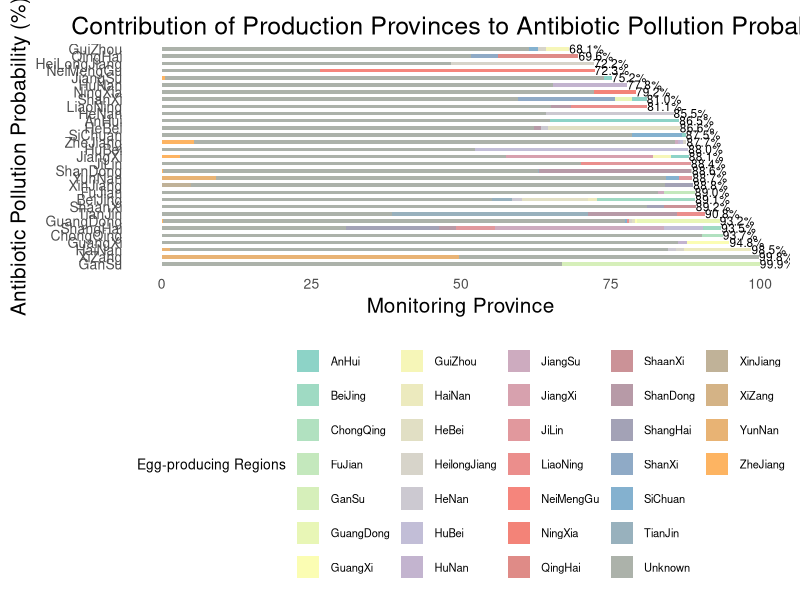
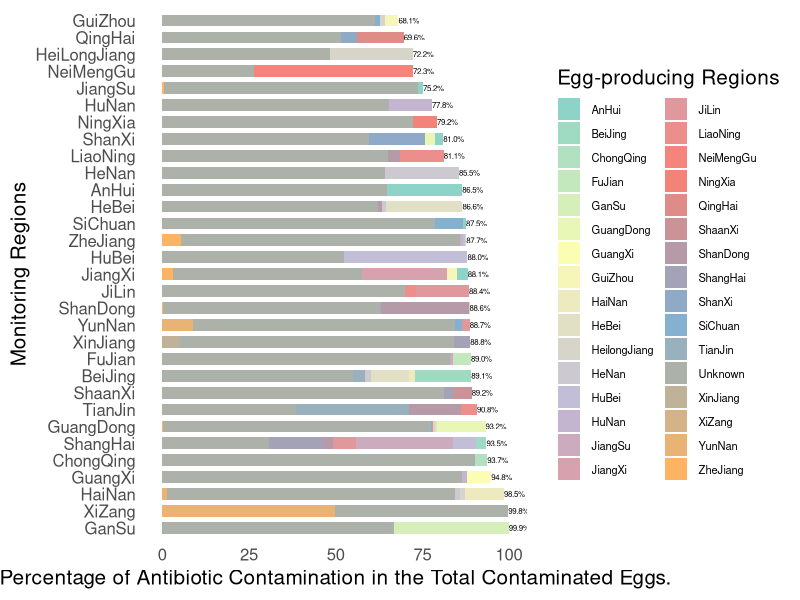
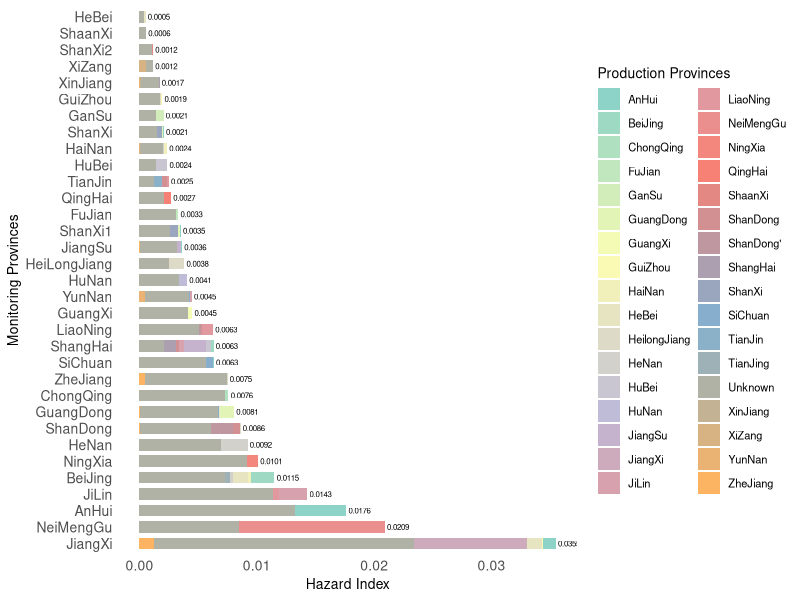
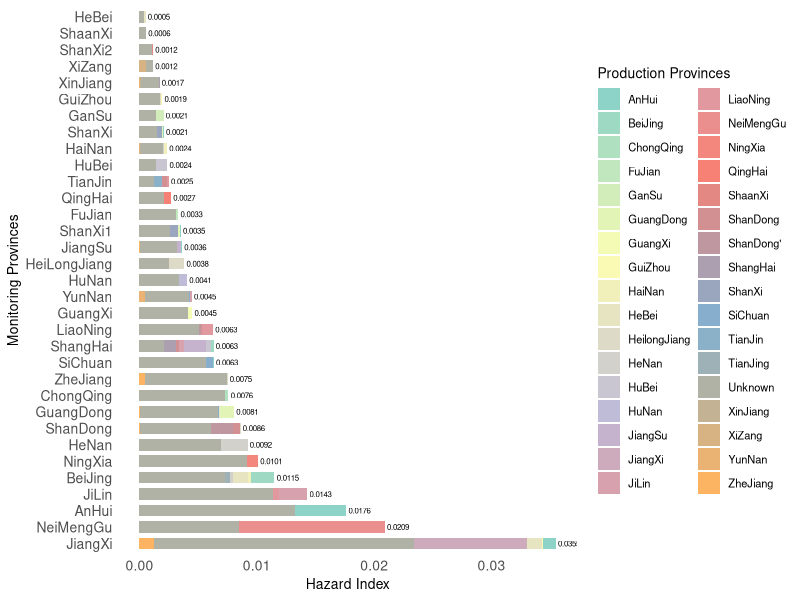
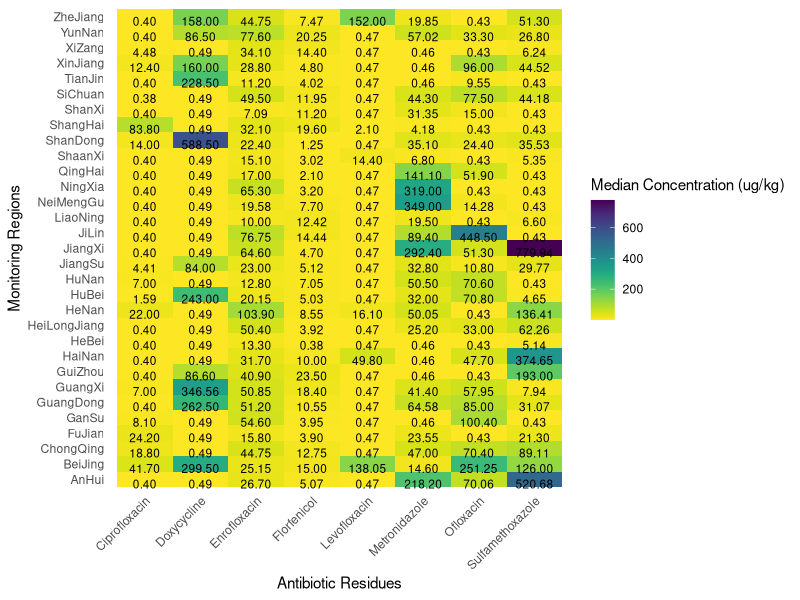
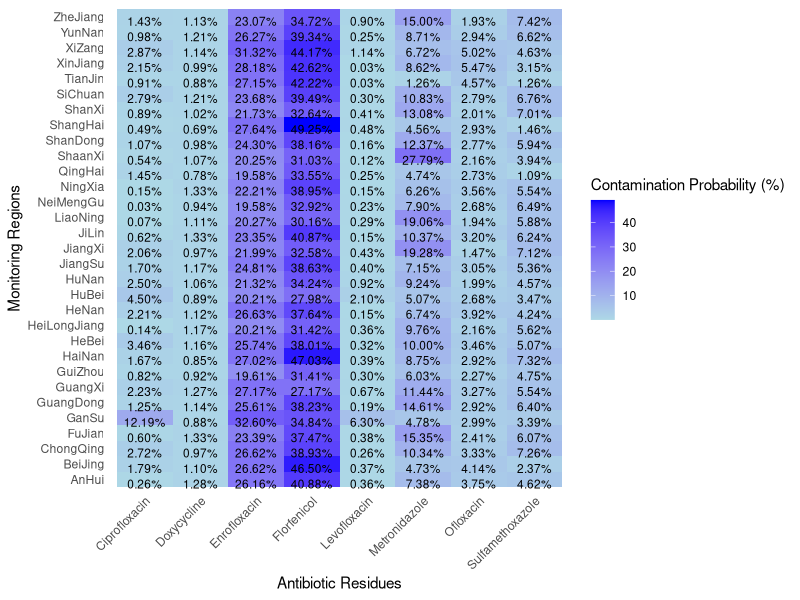
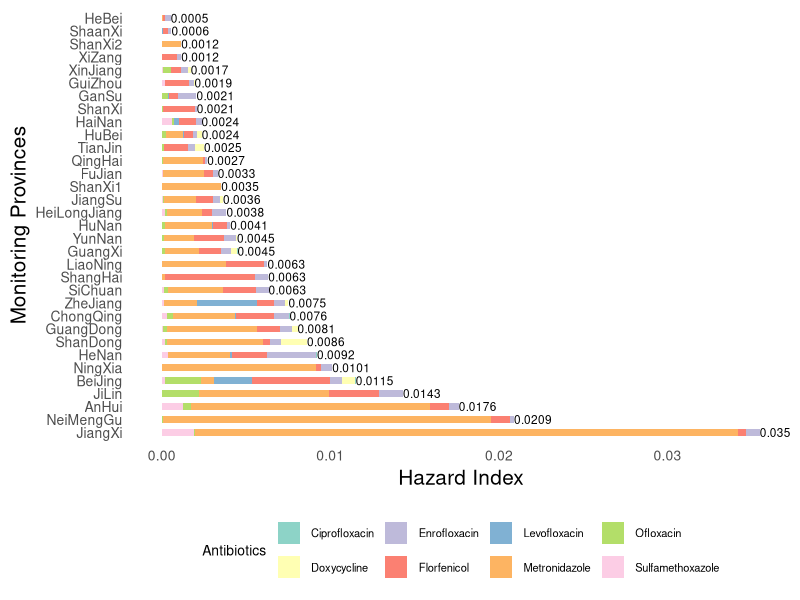
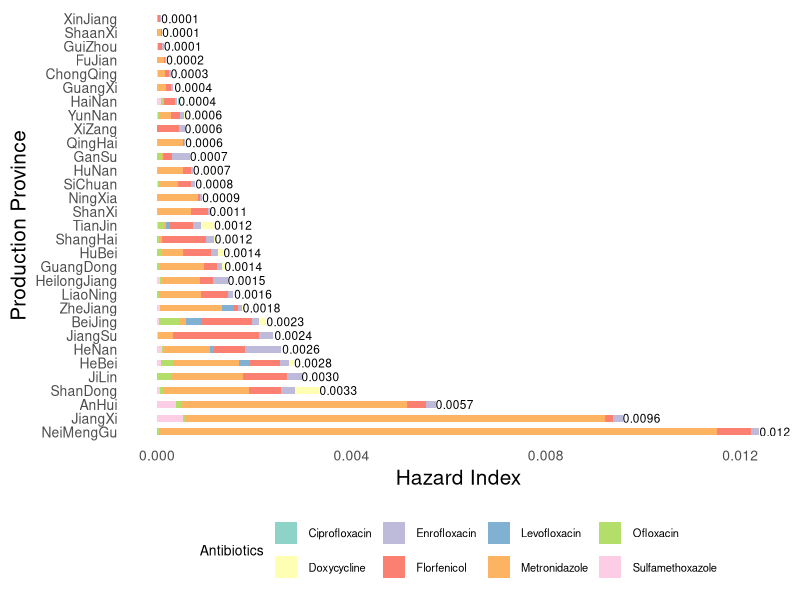

R code for these plots, in order:

######visualization for anitibiotic contamination probability at different monitoring provinces##############################
#########################################
library(ggplot2)
library(RColorBrewer)
library(dplyr)
library(readxl)
# Load the data
data <- read_excel("AntibioticsProb.xlsx",sheet="Sheet1")

# Convert the antibiotic pollution probabilities to percentages
data$prob_anti <- data$prob_anti * 100
data$Total_Antibiotic_Pollution_Probability <- data$Total_Antibiotic_Pollution_Probability * 100

# Create a color palette with as many distinct colors as there are production provinces
num_colors <- length(unique(data$PRODP))
color_palette <- colorRampPalette(brewer.pal(6, "Set3"))(num_colors)

# Create the plot
p <- ggplot(data, aes(x = reorder(MonitP, -Total_Antibiotic_Pollution_Probability), y = prob_anti, fill = PRODP)) +
 geom_bar(stat = "identity", position = "stack", width = 0.5) +
 geom_text(data = data %>% group_by(MonitP) %>% slice(1), aes(y = Total_Antibiotic_Pollution_Probability, label = sprintf("%.1f%%", Total_Antibiotic_Pollution_Probability)), hjust = 0, size = 3) +
 scale_y_continuous(name = "Monitoring Province") +
 scale_x_discrete(name = "Antibiotic Pollution Probability (%)") +
 labs(title = "Contribution of Production Provinces to Antibiotic Pollution Probability", fill = "Egg-producing Regions") +
 coord_flip() +
 theme_minimal(base_size = 15) +
 theme(
  plot.title = element_text(hjust = 0.5, vjust = 0), # Adjusting the position of the title
  plot.title.position = "panel", # Moving the title inside the panel
  panel.grid.major = element_blank(),
  panel.grid.minor = element_blank(),
  axis.text = element_text(size = 12),
  legend.position = "bottom",
  legend.box = "horizontal",
  legend.title = element_text(size = 10),
  legend.text = element_text(size = 10)
 ) +
 scale_fill_manual(values = color_palette)
p <- p + 
 geom_bar(stat = "identity", position = "stack", width = 0.5) + # Adjust the width of the bars
 theme(
  axis.text = element_text(size = 10), # Adjust the text size
  legend.text = element_text(size = 8)
 )
# Display the plot
print(p)
#################################################################################################################################################################################
ggsave("antibiotic.png", plot = p, width = 10, height = 8, dpi = 600)
#################################################################################
# Create the plot
# Load the data
data <- read_excel("AntibioticsProb.xlsx",sheet="Sheet1")

# Convert the antibiotic pollution probabilities to percentages
data$prob_anti <- data$prob_anti * 100
data$Total_Antibiotic_Pollution_Probability <- data$Total_Antibiotic_Pollution_Probability * 100

# Create a color palette with as many distinct colors as there are production provinces
num_colors <- length(unique(data$PRODP))
color_palette <- colorRampPalette(brewer.pal(6, "Set3"))(num_colors)
p <- ggplot(data, aes(x = reorder(MonitP, -Total_Antibiotic_Pollution_Probability), y = prob_anti, fill = PRODP)) +
 geom_bar(stat = "identity", position = "stack", width = 0.7) +
 geom_text(data = data %>% group_by(MonitP) %>% slice(1), aes(y = Total_Antibiotic_Pollution_Probability, label = sprintf("%.1f%%", Total_Antibiotic_Pollution_Probability)), hjust = 0, size = 2) +
 scale_y_continuous(name = "Percentage of Antibiotic Contamination in the Total Contaminated Eggs.") +
 scale_x_discrete(name = "Monitoring Regions") +
 labs(fill = "Egg-producing Regions") +
 coord_flip() +
 theme_minimal(base_size = 15) + 
 theme(
  plot.title = element_text(hjust = 0.5, vjust = 0),
  plot.title.position = "panel",
  legend.text = element_text(size = 8),##change the size of legend text
  legend.position = "right", # Moving the legend to the left
  legend.direction = "vertical", # Making the legend vertical
  legend.box.just = "top", # Aligning the legend with the top of the plot
  panel.grid.major = element_blank(),
  panel.grid.minor = element_blank(),
  axis.text = element_text(size = 12)
 ) +
 scale_fill_manual(values = color_palette)
print(p) 

# Save and display the plot
ggsave("your_plot.png", plot = p, width = 10, height = 8, dpi =600)

###############################################################################################################################################
#############################visualization for antibiotic contamination caused HI at different monitoring provinces from each production proince####
# Load the data
data <- read_excel("HIatMfromP_130.xlsx")
colnames(data)<-c("MonitP","Prod","THIatM","HIfromPtoM")


# Create a color palette with as many distinct colors as there are production provinces
num_colors <- length(unique(data$Prod))
color_palette <- colorRampPalette(brewer.pal(6, "Set3"))(num_colors)

# Create the plot
p <- ggplot(data, aes(x = reorder(MonitP, -THIatM), y = HIfromPtoM, fill = Prod)) +
 geom_bar(stat = "identity", position = "stack", width = 0.7) +
 geom_text(data = data %>% group_by(MonitP) %>% slice(1), aes(y = THIatM, label = sprintf("%.4f", THIatM)), hjust = -0.1, size = 2) +
 scale_y_continuous(name = "Hazard Index") +
 scale_x_discrete(name = "Monitoring Provinces") +
 labs( fill = "Production Provinces") +
 coord_flip() +
 theme_minimal(base_size = 10) +
 theme(
  plot.title = element_text(hjust = 0.5, vjust = 0),
  plot.title.position = "panel",
  legend.position = "right", # Moving the legend to the left
  legend.direction = "vertical", # Making the legend vertical
  legend.text = element_text(size = 8),##change the size of legend text
  legend.box.just = "top", # Aligning the legend with the top of the plot
  panel.grid.major = element_blank(),
  panel.grid.minor = element_blank(),
  axis.text = element_text(size = 10)
 ) +
 scale_fill_manual(values = color_palette)

print(p)
# Save and display the plot
ggsave("HIfromPtoM.png", plot = p, width = 10, height = 8, dpi =600)
print(p)


########################################################################################################
######visualization for antibiotic concentration at different monitoring provinces##############################
########################################################################################################
library(readxl)
library(ggplot2)
library(reshape2)
install.packages("pheatmap")
library(pheatmap)
library(viridis)
# Reading the data from an Excel file
data <- read_excel("Concentration level.xlsx", sheet = "Sheet2")
#####################################
# Aggregating the data to get mean concentrations
agg_data <- data %>%
 group_by(MonitP, Hazard) %>%
 summarise(Mean_Concentration = mean(Concentration, na.rm = TRUE)) %>%
 ungroup()

# Creating the heatmap
q<-ggplot(agg_data, aes(x = Hazard, y = MonitP, fill = Mean_Concentration)) +
 geom_tile() +
 geom_text(aes(label = sprintf("%.2f", Mean_Concentration)), vjust = 1, size = 3) +
 scale_fill_viridis(direction = -1, option = "D") +
 theme_minimal() +
 theme(axis.text.x = element_text(angle = 45, hjust = 1),
       panel.grid.major = element_blank(), 
       panel.grid.minor = element_blank(),
       panel.background = element_blank()) +
 labs(fill = "Median Concentration (ug/kg)", x = "Antibiotic Residues", y = "Monitoring Regions")
########################################
print(q)
ggsave("concentration.png", plot = q, width = 10, height = 8, dpi =600)



####################################################################################################################
######visualization for each antibiotic contamination probability at different monitoring provinces##############################
########################################################################################################
# Load required libraries
library(readxl)
library(ggplot2)
library(reshape2)
install.packages("scales")
library(scales)

# Read the data from Excel file
data <- read_excel("ProbForEachAnti.xlsx")

# Convert 'contProb' to percentage
data$contProb <- data$contProb * 100

# Reshape the data for ggplot2
data_melted <- melt(data, id.vars = c("Monitoring Province", "Hazard"))

# Create the heatmap
q<-ggplot(data_melted, aes(x = Hazard, y = `Monitoring Province`, fill = value)) +
 geom_tile() + 
 geom_text(aes(label = sprintf("%.2f%%", value)), vjust = 1, size = 3) +
 scale_fill_gradient(low = "light blue", high = "blue") +
 theme_minimal() +
 theme(axis.text.x = element_text(angle = 45, hjust = 1),
       panel.grid.major = element_blank(), 
       panel.grid.minor = element_blank(),
       panel.background = element_blank()) +
 labs(fill = "Contamination Probability (%)", x = "Antibiotic Residues", y = "Monitoring Regions")
########################################
print(q)
ggsave("CPorb.png", plot = q, width = 10, height = 8, dpi =600)



####################################################################################################################
#######visualize the HI for monitoring province based on different antibiotics
#############################################################################################################
# Load the data
data <- read_excel("HIandCHQatM_130.xlsx")
colnames(data)<-c("MonitP","Hazard","CHQatMonitP","HI")


# Create a color palette with as many distinct colors as there are production provinces
num_colors <- length(unique(data$Hazard))
color_palette <- colorRampPalette(brewer.pal(8, "Set3"))(num_colors)


# Create the plot
p <- ggplot(data, aes(x = reorder(MonitP, -HI), y = CHQatMonitP, fill = Hazard)) +
 geom_bar(stat = "identity", position = "stack", width = 0.5) +
 geom_text(data = data %>% group_by(MonitP) %>% slice(1), aes(y = HI, label = sprintf("%.4f", HI)), hjust = 0, size = 3) +
 scale_y_continuous(name = "Hazard Index") +
 scale_x_discrete(name = "Monitoring Provinces") +
 labs(fill = "Antibiotics") +
 coord_flip() +
 theme_minimal(base_size = 15) +
 theme(
  plot.title = element_text(hjust = 0.5, vjust = 0), # Adjusting the position of the title
  plot.title.position = "panel", # Moving the title inside the panel
  panel.grid.major = element_blank(),
  panel.grid.minor = element_blank(),
  axis.text = element_text(size = 12),
  legend.position = "bottom",
  legend.box = "horizontal",
  legend.title = element_text(size = 10),
  legend.text = element_text(size = 10)
 ) +
 scale_fill_manual(values = color_palette)
p <- p + 
 geom_bar(stat = "identity", position = "stack", width = 0.5) + # Adjust the width of the bars
 theme(
  axis.text = element_text(size = 10), # Adjust the text size
  legend.text = element_text(size = 8)
 )
# Display the plot
print(p)
ggsave("HIatMonitP.png", plot = p, width = 10, height = 8, dpi =600)



######################################################################################################################
#######visualize the HI caused by antibiotics contaminated eggs from each production province##############################
######################################################################################################################
# Load the data
data <- read_excel("HICausedfromP_130.xlsx", sheet = "Sheet2") 
colnames(data)<-c("ProdP","Hazard","HQcausedbyProdP","HI")


# Create a color palette with as many distinct colors as there are production provinces
num_colors <- length(unique(data$Hazard))
color_palette <- colorRampPalette(brewer.pal(8, "Set3"))(num_colors)

# Create the plot
p <- ggplot(data, aes(x = reorder(ProdP, -HI), y = HQcausedbyProdP, fill = Hazard)) +
 geom_bar(stat = "identity", position = "stack", width = 0.5) +
 geom_text(data = data %>% group_by(ProdP) %>% slice(1), aes(y = HI, label = sprintf("%.4f", HI)), hjust = 0, size = 3) +
 scale_y_continuous(name = "Hazard Index") +
 scale_x_discrete(name = "Production Province") +
 labs( fill = "Antibiotics") +
 coord_flip() +
 theme_minimal(base_size = 15) +
 theme(
  plot.title = element_text(hjust = 0.5, vjust = 0,size=10), # Adjusting the position of the title
  plot.title.position = "panel", # Moving the title inside the panel
  panel.grid.major = element_blank(),
  panel.grid.minor = element_blank(),
  axis.text = element_text(size = 12),
  legend.position = "bottom",
  legend.box = "horizontal",
  legend.title = element_text(size = 10),
  legend.text = element_text(size = 10)
 ) +
 scale_fill_manual(values = color_palette)
p <- p + 
 geom_bar(stat = "identity", position = "stack", width = 0.5) + # Adjust the width of the bars
 theme(
  axis.text = element_text(size = 10), # Adjust the text size
  legend.text = element_text(size = 8)
 )
# Display the plot
print(p)
ggsave("HIfromProdP.png", plot = p, width = 10, height = 8, dpi =600)

######################################################################################################################
#######################
#######visualize the consumption data at each province##############################

# Load the data
data <- read_excel("consumption data.xlsx") 
colnames(data)<-c("MonitoringRegion","Consumption")

# Calculate rankings (higher consumption gets a lower rank number)
data$Rank <- rank(-data$Consumption)
# Generate the bar plot with ordered bars based on rank
p <- ggplot(data, aes(x = reorder(MonitoringRegion, Rank), y = Consumption)) +
 geom_bar(stat = "identity", fill = "skyblue") +
 coord_flip() +
 geom_text(aes(label = round(Consumption, 2)), hjust = -0.1) +
 xlab("Monitoring Region") +
 ylab("Consumption (g/day)") +
 theme(
  panel.background = element_blank(), 
  axis.line = element_line(colour = "black"),
  panel.grid.major = element_blank(),
  panel.grid.minor = element_blank()
 ) +
 scale_y_continuous(expand = c(0, 0), limits = c(0, 60))  # Set x-axis limits

print(p)
ggsave("Consumption.png", plot = p, width = 10, height = 8, dpi =600)

